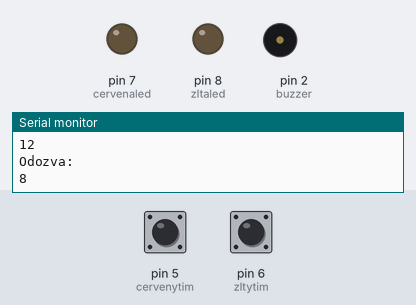
A sketch run on a simulated Arduino Uno, built for the host (arithmetic inside an expression is 32-bit, double 64-bit). Parts: output pins drawn as LEDs (lit = HIGH), buzzer (waves = sounding, pin HIGH), the last lines printed to the serial monitor. The test bench sets the inputs (shaded band); at power-on: pin 5 (cervenytim) HIGH, pin 6 (zltytim) HIGH. No radio packets arrive unless stated.

Above: at 1.2 s.
1.3 s: pin 5 (cervenytim) pulled LOW for 0.15 s
At 2.5 s:
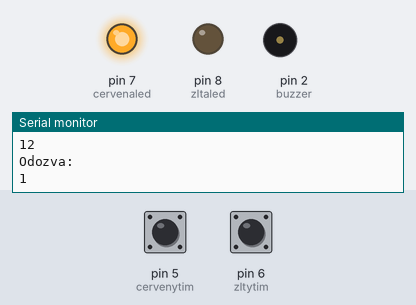
2.9 s: pin 6 (zltytim) pulled LOW for 0.15 s
At 4.1 s:
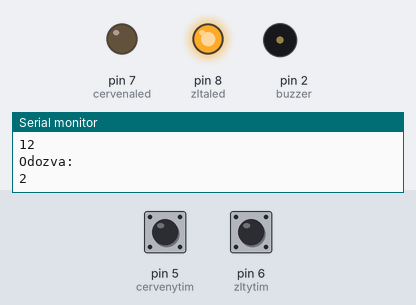
4.5 s: pin 5 (cervenytim) pulled LOW for 1 s
At 5.6 s:
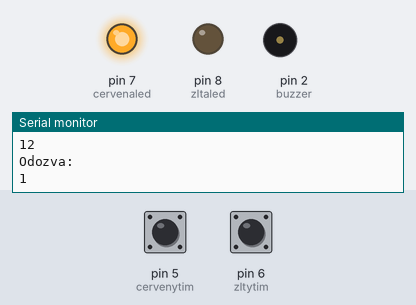
7.0 s: pin 6 (zltytim) pulled LOW for 1 s
At 8.4 s:
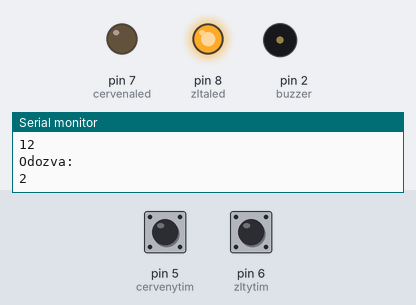
Timing chart, 0 to 10.0 s (numbered marks = the images above; inputs shaded):
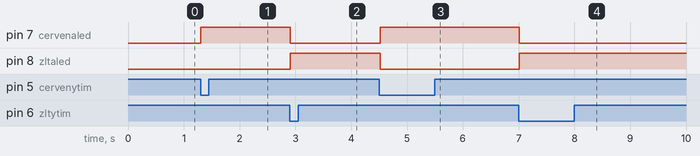

The sketch:

nanovysielacv3.ino
```cpp
// nRF24L01 vysílač
#include <SPI.h>
#include "RF24.h"
#define CE 4
#define CS 3
RF24 nRF(CE, CS);
int odezva = 8;
int prijem = 12;
const int buzzer = 2;
const int cervenytim = 5;
const int zltytim = 6;
const int cervenaled = 7;
const int zltaled = 8;
byte adresaPrijimac[]= "prijimac00";
byte adresaVysilac[]= "vysilac00";
void setup() {
  Serial.begin(9600);
  pinMode(buzzer, OUTPUT);
  pinMode(cervenaled, OUTPUT);
  pinMode(zltaled, OUTPUT);
  pinMode(cervenytim, INPUT_PULLUP);
  pinMode(zltytim, INPUT_PULLUP);
  nRF.begin();
  nRF.setDataRate( RF24_250KBPS );
  nRF.setPALevel(RF24_PA_HIGH);
  nRF.openWritingPipe(adresaVysilac);
  nRF.openReadingPipe(1,adresaPrijimac);
  nRF.startListening();
}

void loop() {
 if(odezva == prijem){

  tone( buzzer, 900, 800);

  delay(1000);
      }else{
        noTone;
        int vystupcerveny = digitalRead(cervenytim);
  int vystupzlty = digitalRead(zltytim);
  if(vystupcerveny==LOW){
    odezva = 1;
    digitalWrite(cervenaled, HIGH);
    digitalWrite(zltaled, LOW);
    }else if(vystupzlty==LOW){
    odezva = 2;
    digitalWrite(cervenaled, LOW);
    digitalWrite(zltaled, HIGH);
    }

    nRF.stopListening();
     nRF.write( &odezva, sizeof(odezva) );
    nRF.startListening();
 while (nRF.available()) {
      nRF.read( &prijem, sizeof(prijem) );
    }
    Serial.println("Prijata volba: ");
    Serial.println(prijem);
    Serial.println("Odozva: ");
    Serial.println(odezva);
    delay(50);


        }


  }
```

Measured:
- after the input at 1.3 s, pin 7 (cervenaled): LOW → HIGH at once
- after the input at 2.9 s, pin 7 (cervenaled): HIGH → LOW at once; pin 8 (zltaled): LOW → HIGH at once
- after the input at 4.5 s, pin 7 (cervenaled): LOW → HIGH at once; pin 8 (zltaled): HIGH → LOW at once
- after the input at 7.0 s, pin 7 (cervenaled): HIGH → LOW at once; pin 8 (zltaled): LOW → HIGH at once
